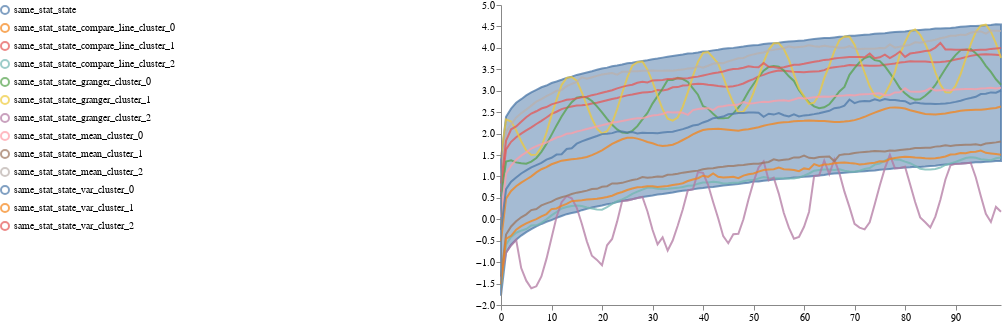

This figure's notebook cell:
### Code cell
#'timepoint_id', 'sample_id'
sin_distribution = pd.read_csv("paper_sin_05/paper_sin_05_new_df.csv")
sin_distribution = sin_distribution.rename(
            columns={
                'Unnamed: 0.1': "timepoint_id",
                'Unnamed: 0': "100",
            }
        )
sin_distribution = sin_distribution.melt(id_vars=["timepoint_id"], 
        var_name="sample_id", 
        value_name="same_stat_state")

traces_list = []   
 
#select_by "mean", "var", "granger"
for select_by in ['mean', 'var', 'granger']:
    examplary_line, mean_line_df = pyciemss.visuals.trajectories.select_traces(sin_distribution, select_by = select_by,  kmean=True)
    traces_list.append(examplary_line)


new_df = pd.concat(traces_list, axis = 1)
combined_df = pd.concat([new_df, mean_line_df], axis =1)

schema = plots.trajectories(sin_distribution, traces = combined_df,  keep=".*_state")

plots.save_schema(schema, "_schema.json")

plots.ipy_display(schema, format="interactive")

### Figure 1 — Vega specification as saved in the notebook (floating-point values rounded to 4 significant figures; data arrays with more than 128 entries replaced by an {"elided": "..."} marker saying what was removed)
{"$schema": "https://vega.github.io/schema/vega/v5.json", "axes": [{"name": "x_axis", "orient": "bottom", "scale": "xscale", "zindex": 100}, {"name": "y_axis", "orient": "left", "scale": "yscale", "zindex": 100}], "data": [{"name": "distributions", "transform": [{"sort": {"field": ["trajectory", "timepoint"]}, "type": "collect"}], "values": [{"lower": -1.783, "timepoint": 0, "trajectory": "same_stat_state", "upper": 1.39}, {"lower": -0.7801, "timepoint": 1, "trajectory": "same_stat_state", "upper": 2.393}, {"lower": -0.5931, "timepoint": 2, "trajectory": "same_stat_state", "upper": 2.581}, {"lower": -0.4785, "timepoint": 3, "trajectory": "same_stat_state", "upper": 2.72}, {"lower": -0.3796, "timepoint": 4, "trajectory": "same_stat_state", "upper": 2.802}, {"lower": -0.2983, "timepoint": 5, "trajectory": "same_stat_state", "upper": 2.892}, {"lower": -0.2285, "timepoint": 6, "trajectory": "same_stat_state", "upper": 2.961}, {"lower": -0.1669, "timepoint": 7, "trajectory": "same_stat_state", "upper": 3.021}, {"lower": -0.1092, "timepoint": 8, "trajectory": "same_stat_state", "upper": 3.08}, {"lower": -0.0585, "timepoint": 9, "trajectory": "same_stat_state", "upper": 3.121}, {"lower": -0.01845, "timepoint": 10, "trajectory": "same_stat_state", "upper": 3.18}, {"lower": 0.03225, "timepoint": 11, "trajectory": "same_stat_state", "upper": 3.216}, {"lower": 0.07601, "timepoint": 12, "trajectory": "same_stat_state", "upper": 3.256}, {"lower": 0.1195, "timepoint": 13, "trajectory": "same_stat_state", "upper": 3.3}, {"lower": 0.1474, "timepoint": 14, "trajectory": "same_stat_state", "upper": 3.329}, {"lower": 0.171, "timepoint": 15, "trajectory": "same_stat_state", "upper": 3.369}, {"lower": 0.2125, "timepoint": 16, "trajectory": "same_stat_state", "upper": 3.396}, {"lower": 0.2426, "timepoint": 17, "trajectory": "same_stat_state", "upper": 3.426}, {"lower": 0.2739, "timepoint": 18, "trajectory": "same_stat_state", "upper": 3.454}, {"lower": 0.2981, "timepoint": 19, "trajectory": "same_stat_state", "upper": 3.488}, {"lower": 0.3222, "timepoint": 20, "trajectory": "same_stat_state", "upper": 3.52}, {"lower": 0.3508, "timepoint": 21, "trajectory": "same_stat_state", "upper": 3.539}, {"lower": 0.3716, "timepoint": 22, "trajectory": "same_stat_state", "upper": 3.569}, {"lower": 0.4037, "timepoint": 23, "trajectory": "same_stat_state", "upper": 3.588}, {"lower": 0.429, "timepoint": 24, "trajectory": "same_stat_state", "upper": 3.61}, {"lower": 0.4489, "timepoint": 25, "trajectory": "same_stat_state", "upper": 3.639}, {"lower": 0.4687, "timepoint": 26, "trajectory": "same_stat_state", "upper": 3.652}, {"lower": 0.4983, "timepoint": 27, "trajectory": "same_stat_state", "upper": 3.679}, {"lower": 0.5199, "timepoint": 28, "trajectory": "same_stat_state", "upper": 3.695}, {"lower": 0.5399, "timepoint": 29, "trajectory": "same_stat_state", "upper": 3.713}, {"lower": 0.5571, "timepoint": 30, "trajectory": "same_stat_state", "upper": 3.735}, {"lower": 0.5783, "timepoint": 31, "trajectory": "same_stat_state", "upper": 3.752}, {"lower": 0.5897, "timepoint": 32, "trajectory": "same_stat_state", "upper": 3.772}, {"lower": 0.6076, "timepoint": 33, "trajectory": "same_stat_state", "upper": 3.791}, {"lower": 0.6247, "timepoint": 34, "trajectory": "same_stat_state", "upper": 3.811}, {"lower": 0.6462, "timepoint": 35, "trajectory": "same_stat_state", "upper": 3.829}, {"lower": 0.6677, "timepoint": 36, "trajectory": "same_stat_state", "upper": 3.844}, {"lower": 0.6782, "timepoint": 37, "trajectory": "same_stat_state", "upper": 3.867}, {"lower": 0.6982, "timepoint": 38, "trajectory": "same_stat_state", "upper": 3.874}, {"lower": 0.7189, "timepoint": 39, "trajectory": "same_stat_state", "upper": 3.891}, {"lower": 0.7294, "timepoint": 40, "trajectory": "same_stat_state", "upper": 3.916}, {"lower": 0.7457, "timepoint": 41, "trajectory": "same_stat_state", "upper": 3.921}, {"lower": 0.7544, "timepoint": 42, "trajectory": "same_stat_state", "upper": 3.941}, {"lower": 0.7705, "timepoint": 43, "trajectory": "same_stat_state", "upper": 3.955}, {"lower": 0.7857, "timepoint": 44, "trajectory": "same_stat_state", "upper": 3.979}, {"lower": 0.8007, "timepoint": 45, "trajectory": "same_stat_state", "upper": 3.989}, {"lower": 0.8113, "timepoint": 46, "trajectory": "same_stat_state", "upper": 3.999}, {"lower": 0.8247, "timepoint": 47, "trajectory": "same_stat_state", "upper": 4.016}, {"lower": 0.8421, "timepoint": 48, "trajectory": "same_stat_state", "upper": 4.03}, {"lower": 0.8545, "timepoint": 49, "trajectory": "same_stat_state", "upper": 4.05}, {"lower": 0.8798, "timepoint": 50, "trajectory": "same_stat_state", "upper": 4.06}, {"lower": 0.8822, "timepoint": 51, "trajectory": "same_stat_state", "upper": 4.066}, {"lower": 0.8984, "timepoint": 52, "trajectory": "same_stat_state", "upper": 4.088}, {"lower": 0.9082, "timepoint": 53, "trajectory": "same_stat_state", "upper": 4.099}, {"lower": 0.9283, "timepoint": 54, "trajectory": "same_stat_state", "upper": 4.11}, {"lower": 0.9397, "timepoint": 55, "trajectory": "same_stat_state", "upper": 4.12}, {"lower": 0.9449, "timepoint": 56, "trajectory": "same_stat_state", "upper": 4.139}, {"lower": 0.9583, "timepoint": 57, "trajectory": "same_stat_state", "upper": 4.15}, {"lower": 0.9742, "timepoint": 58, "trajectory": "same_stat_state", "upper": 4.157}, {"lower": 0.9805, "timepoint": 59, "trajectory": "same_stat_state", "upper": 4.166}, {"lower": 0.9922, "timepoint": 60, "trajectory": "same_stat_state", "upper": 4.174}, {"lower": 1.001, "timepoint": 61, "trajectory": "same_stat_state", "upper": 4.192}, {"lower": 1.011, "timepoint": 62, "trajectory": "same_stat_state", "upper": 4.208}, {"lower": 1.024, "timepoint": 63, "trajectory": "same_stat_state", "upper": 4.218}, {"lower": 1.033, "timepoint": 64, "trajectory": "same_stat_state", "upper": 4.227}, {"lower": 1.058, "timepoint": 65, "trajectory": "same_stat_state", "upper": 4.231}, {"lower": 1.068, "timepoint": 66, "trajectory": "same_stat_state", "upper": 4.244}, {"lower": 1.076, "timepoint": 67, "trajectory": "same_stat_state", "upper": 4.257}, {"lower": 1.086, "timepoint": 68, "trajectory": "same_stat_state", "upper": 4.267}, {"lower": 1.1, "timepoint": 69, "trajectory": "same_stat_state", "upper": 4.28}, {"lower": 1.101, "timepoint": 70, "trajectory": "same_stat_state", "upper": 4.28}, {"lower": 1.117, "timepoint": 71, "trajectory": "same_stat_state", "upper": 4.293}, {"lower": 1.123, "timepoint": 72, "trajectory": "same_stat_state", "upper": 4.306}, {"lower": 1.131, "timepoint": 73, "trajectory": "same_stat_state", "upper": 4.313}, {"lower": 1.14, "timepoint": 74, "trajectory": "same_stat_state", "upper": 4.327}, {"lower": 1.156, "timepoint": 75, "trajectory": "same_stat_state", "upper": 4.335}, {"lower": 1.165, "timepoint": 76, "trajectory": "same_stat_state", "upper": 4.343}, {"lower": 1.176, "timepoint": 77, "trajectory": "same_stat_state", "upper": 4.357}, {"lower": 1.188, "timepoint": 78, "trajectory": "same_stat_state", "upper": 4.367}, {"lower": 1.197, "timepoint": 79, "trajectory": "same_stat_state", "upper": 4.378}, {"lower": 1.21, "timepoint": 80, "trajectory": "same_stat_state", "upper": 4.381}, {"lower": 1.213, "timepoint": 81, "trajectory": "same_stat_state", "upper": 4.397}, {"lower": 1.228, "timepoint": 82, "trajectory": "same_stat_state", "upper": 4.41}, {"lower": 1.222, "timepoint": 83, "trajectory": "same_stat_state", "upper": 4.418}, {"lower": 1.231, "timepoint": 84, "trajectory": "same_stat_state", "upper": 4.427}, {"lower": 1.246, "timepoint": 85, "trajectory": "same_stat_state", "upper": 4.432}, {"lower": 1.25, "timepoint": 86, "trajectory": "same_stat_state", "upper": 4.449}, {"lower": 1.265, "timepoint": 87, "trajectory": "same_stat_state", "upper": 4.449}, {"lower": 1.28, "timepoint": 88, "trajectory": "same_stat_state", "upper": 4.46}, {"lower": 1.282, "timepoint": 89, "trajectory": "same_stat_state", "upper": 4.463}, {"lower": 1.298, "timepoint": 90, "trajectory": "same_stat_state", "upper": 4.473}, {"lower": 1.3, "timepoint": 91, "trajectory": "same_stat_state", "upper": 4.49}, {"lower": 1.309, "timepoint": 92, "trajectory": "same_stat_state", "upper": 4.5}, {"lower": 1.319, "timepoint": 93, "trajectory": "same_stat_state", "upper": 4.51}, {"lower": 1.329, "timepoint": 94, "trajectory": "same_stat_state", "upper": 4.507}, {"lower": 1.334, "timepoint": 95, "trajectory": "same_stat_state", "upper": 4.517}, {"lower": 1.342, "timepoint": 96, "trajectory": "same_stat_state", "upper": 4.529}, {"lower": 1.347, "timepoint": 97, "trajectory": "same_stat_state", "upper": 4.531}, {"lower": 1.359, "timepoint": 98, "trajectory": "same_stat_state", "upper": 4.549}, {"lower": 1.362, "timepoint": 99, "trajectory": "same_stat_state", "upper": 4.544}]}, {"name": "traces", "transform": [{"expr": "isValid(datum.value)", "type": "filter"}, {"sort": {"field": ["trajectory", "timepoint"]}, "type": "collect"}], "values": {"elided": "1200 records"}}, {"name": "points", "values": []}, {"name": "markers", "values": []}, {"name": "selected", "on": [{"remove": true, "trigger": "clear"}, {"remove": true, "trigger": "!shift"}, {"insert": "clicked", "trigger": "!shift && clicked"}, {"toggle": "clicked", "trigger": "shift && clicked"}]}, {"name": "selectedData", "on": [{"remove": true, "trigger": "clearData"}, {"toggle": "clickedData", "trigger": "clickedData"}]}], "height": 300, "legends": [{"encode": {"labels": {"interactive": true, "name": "legendLabel", "update": {"opacity": [{"test": "!length(data('selectedData')) || indata('selectedData', 'value', datum.value)", "value": 1}, {"value": 0.25}]}}, "symbols": {"interactive": true, "name": "legendSymbol", "update": {"fill": {"value": "transparent"}, "opacity": [{"test": "!length(data('selected')) || indata('selected', 'value', datum.value) || indata('selectedData', 'value', datum.value)", "value": 0.7}, {"value": 0.15}], "size": {"value": 64}, "strokeWidth": {"value": 2}}}}, "labelLimit": 300, "name": "color_legend", "offset": 300, "orient": "left", "stroke": "color"}], "marks": [{"from": {"facet": {"data": "points", "groupby": "trajectory", "name": "points_split"}}, "marks": [{"encode": {"hover": {"fillOpacity": {"value": 0.9}}, "update": {"fill": {"field": "trajectory", "scale": "color"}, "fillOpacity": [{"test": "!length(data('selected')) || indata('selected', 'value', datum.trajectory)", "value": 0.5}, {"value": 0.15}], "size": {"value": 35}, "stroke": {"field": "trajectory", "scale": "color"}, "strokeOpacity": [{"test": "!length(data('selected')) || indata('selected', 'value', datum.trajectory)", "value": 0.75}, {"value": 0.15}], "strokeWidth": {"value": 2}, "tooltip": {"field": "value"}, "x": {"field": "timepoint", "scale": "xscale"}, "y": {"field": "value", "scale": "yscale"}}}, "from": {"data": "points_split"}, "name": "_points_symbol", "type": "symbol", "zindex": 3}, {"encode": {"hover": {"fillOpacity": {"value": 0.9}}, "update": {"interpolate": {"value": "linear"}, "stroke": {"field": "trajectory", "scale": "color"}, "strokeDash": {"value": [5, 3]}, "strokeOpacity": [{"test": "!length(data('selected')) || indata('selected', 'value', datum.trajectory)", "value": 0.3}, {"value": 0.1}], "strokeWidth": {"value": 2}, "x": {"field": "timepoint", "scale": "xscale"}, "y": {"field": "value", "scale": "yscale"}}}, "from": {"data": "points_split"}, "name": "_points_line", "type": "line", "zindex": 3}], "name": "_points", "type": "group", "zindex": 3}, {"from": {"facet": {"data": "traces", "groupby": "trajectory", "name": "traces_split"}}, "marks": [{"encode": {"hover": {"fillOpacity": {"value": 0.9}}, "update": {"interpolate": {"value": "linear"}, "stroke": {"field": "trajectory", "scale": "color"}, "strokeOpacity": [{"test": "!length(data('selected')) || indata('selected', 'value', datum.trajectory)", "value": 0.75}, {"value": 0.15}], "strokeWidth": {"value": 2}, "x": {"field": "timepoint", "scale": "xscale"}, "y": {"field": "value", "scale": "yscale"}}}, "from": {"data": "traces_split"}, "name": "_traces_lines", "type": "line"}], "name": "_traces", "type": "group", "zindex": 2}, {"from": {"facet": {"data": "distributions", "groupby": "trajectory", "name": "trajectory_split"}}, "marks": [{"encode": {"hover": {"fillOpacity": {"value": 0.9}}, "update": {"fill": {"field": "trajectory", "scale": "color"}, "fillOpacity": [{"test": "!length(data('selected')) || indata('selected', 'value', datum.trajectory)", "value": 0.5}, {"value": 0.15}], "interpolate": {"value": "linear"}, "stroke": {"field": "trajectory", "scale": "color"}, "strokeOpacity": [{"test": "!length(data('selected')) || indata('selected', 'value', datum.trajectory)", "value": 0.75}, {"value": 0.15}], "strokeWidth": {"value": 2}, "x": {"field": "timepoint", "scale": "xscale"}, "y": {"field": "upper", "scale": "yscale"}, "y2": {"field": "lower", "scale": "yscale"}}}, "from": {"data": "trajectory_split"}, "interactive": true, "name": "area", "type": "area"}], "name": "_distributions", "type": "group", "zindex": 1}, {"marks": [{"encode": {"enter": {"stroke": {"value": "lightgray"}}, "update": {"opacity": {"value": 1}, "x": {"field": "timepoint", "scale": "xscale"}, "y": {"signal": "height"}, "y2": {"value": 0}}}, "from": {"data": "markers"}, "name": "_marker text", "type": "rule"}, {"encode": {"enter": {"fontSize": {"value": 8}, "text": {"field": "datum.label"}, "y": {"value": 0}}}, "from": {"data": "_marker text"}, "name": "_marker flags", "transform": [{"as": ["x", "_y", "opacity", "align", "baseline"], "lineAnchor": "start", "offset": [1], "size": {"signal": "[width, height]"}, "type": "label"}], "type": "text"}], "name": "_markers", "type": "group"}], "scales": [{"domain": {"fields": [{"data": "distributions", "field": "timepoint"}, {"data": "traces", "field": "timepoint"}, {"data": "points", "field": "timepoint"}, {"data": "markers", "field": "timepoint"}]}, "name": "xscale", "range": "width", "type": "linear", "zero": false}, {"domain": {"fields": [{"data": "distributions", "field": "lower"}, {"data": "distributions", "field": "upper"}, {"data": "traces", "field": "value"}, {"data": "points", "field": "value"}]}, "name": "yscale", "nice": true, "range": "height", "type": "linear", "zero": true}, {"domain": {"fields": [{"data": "distributions", "field": "trajectory"}, {"data": "traces", "field": "trajectory"}, {"data": "points", "field": "trajectory"}], "sort": {"order": "ascending"}}, "name": "color", "range": "category", "type": "ordinal"}], "signals": [{"name": "clear", "on": [{"events": "mouseup[!event.item]", "force": true, "update": "true"}], "value": true}, {"name": "shift", "on": [{"events": "@legendSymbol:click, @legendLabel:click", "force": true, "update": "event.shiftKey"}], "value": false}, {"name": "clicked", "on": [{"events": "@legendSymbol:click, @legendLabel:click", "force": true, "update": "{value: datum.value}"}], "value": null}, {"name": "clearData", "on": [{"events": "mouseup[!event.item]", "force": true, "update": "true"}], "value": true}, {"name": "clickedData", "on": [{"events": "@area:click", "force": true, "update": "{value: datum.trajectory}"}], "value": null}], "width": 500}
